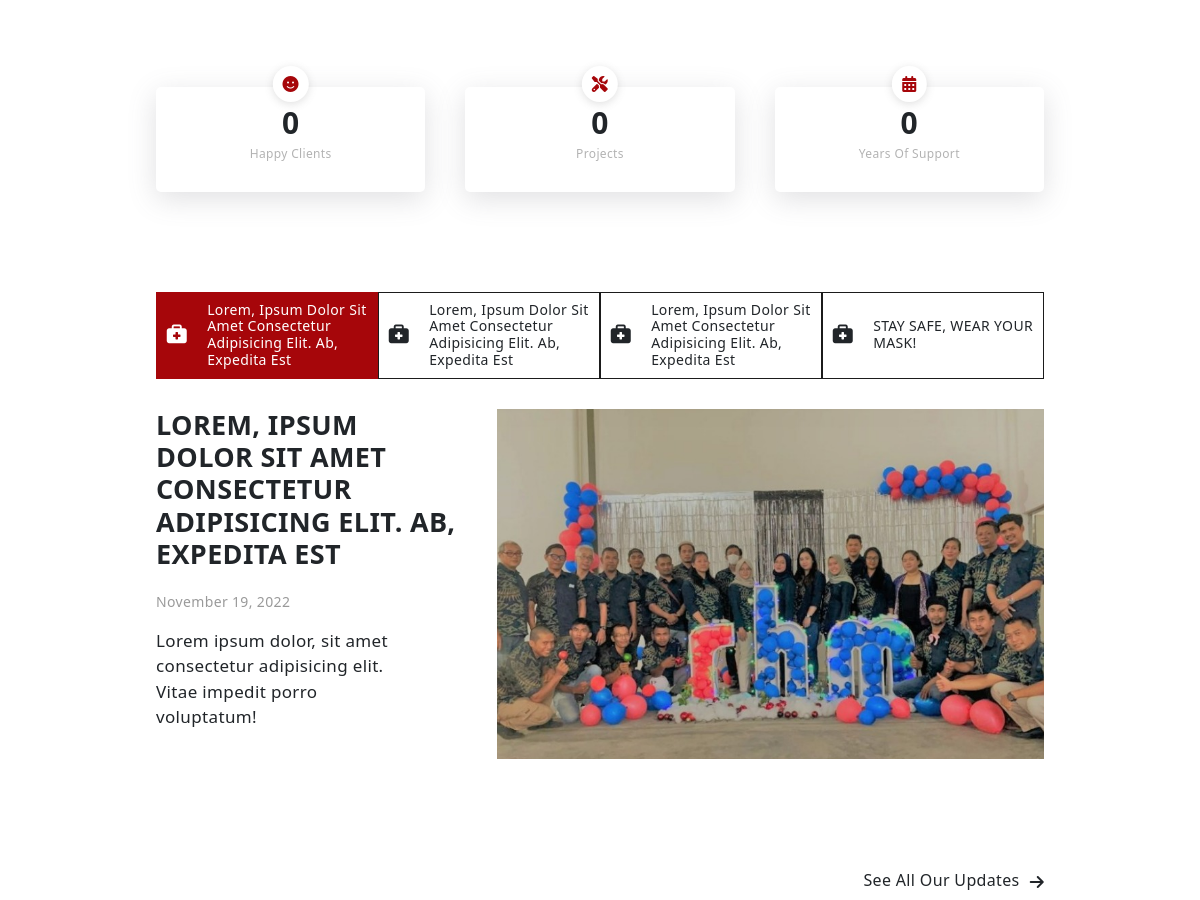
Before: / (middle part) with the older database file.
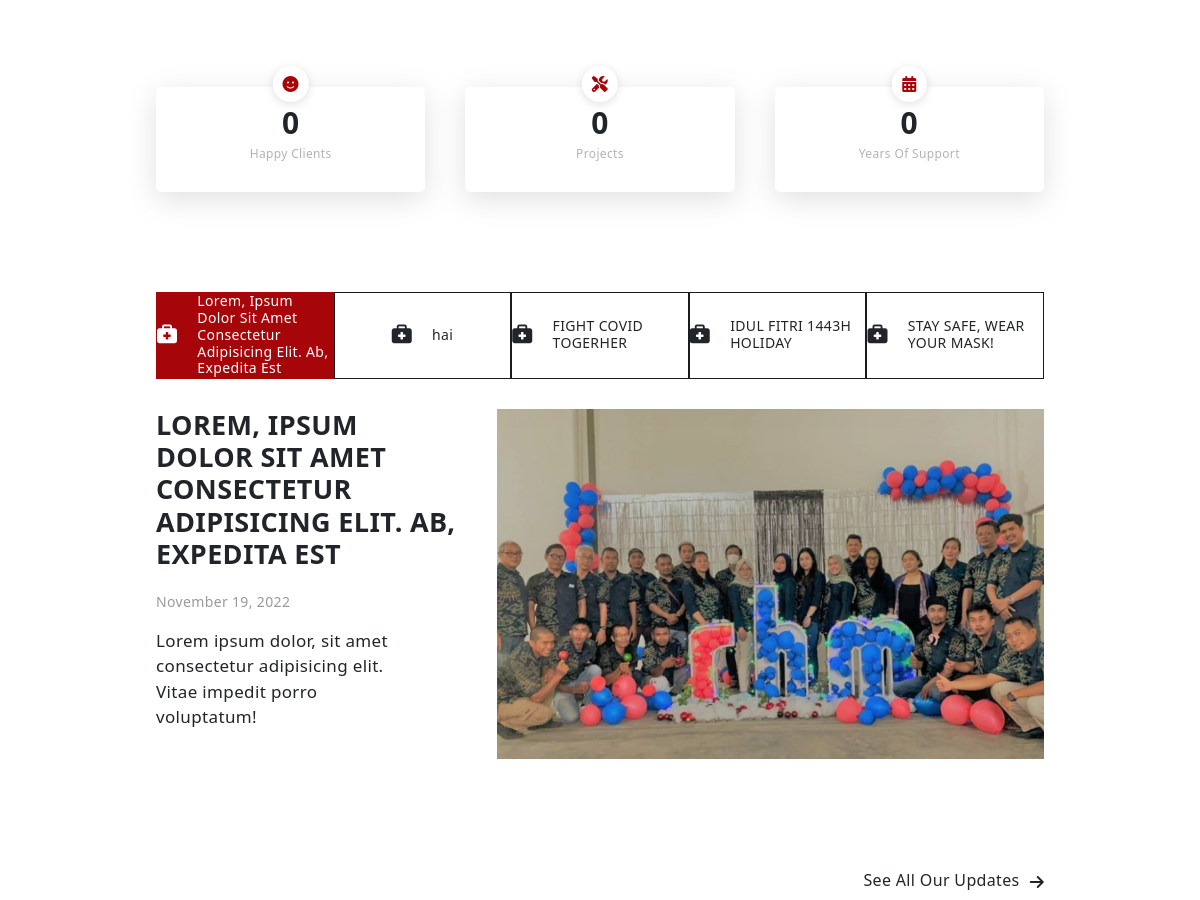
After: the same page with the newer database file.
### tables this page shows
CREATE TABLE `updates` (
  `upd_id` int(11) NOT NULL,
  `upd_title` varchar(300) NOT NULL,
  `upd_sub` text NOT NULL,
  `adm_name` varchar(500) NOT NULL,
  `timestamp` timestamp NOT NULL DEFAULT current_timestamp(),
  `upd_pict` text NOT NULL,
  `upd_body` text NOT NULL,
  `status` varchar(150) NOT NULL
);

### index.php (the view, shortened to what the changed rows need)
<?php
include "admin/api/connect.php";
?>
<!DOCTYPE html>
<html lang="en">
<head>
    <link rel="stylesheet" href="https://unpkg.com/swiper@8/swiper-bundle.min.css"/>
    <link href="https://cdn.jsdelivr.net/npm/bootstrap@5.2.0-beta1/dist/css/bootstrap.min.css" rel="stylesheet">
    <link rel="stylesheet" href="./style.css">
    <link rel="stylesheet" href="./style/nav.css">
    <link rel="stylesheet" href="./style/footer.css">
    <link rel="stylesheet" href="./style/copyright.css">
    <link rel="stylesheet" href="./style/arrow.css">
    <link rel="stylesheet" href="./style/home/home.css">
    <link rel="stylesheet" href="./style/home/client.css">
    <link rel="stylesheet" href="./style/home/about.css">
    <link rel="stylesheet" href="./style/home/field.css">
    <link rel="stylesheet" href="./style/home/why.css">
    <link rel="stylesheet" href="./style/home/update.css">
    <link rel="stylesheet" href="./style/home/team.css">
    <link rel="stylesheet" href="./style/home/blog.css">
    <link rel="stylesheet" href="./style/home/testimonials.css">
    <link rel="stylesheet" href="./style/home/faq.css">
    <link rel="stylesheet" href="./style/home/modal.css">
</head>
<body>
    <section class="update-section section-extra" id="update">
        <div class="container-fluid">
            <div class="company-updates">
                <div class="company-updates-navigation">
                    <?php
                        $i = 0;
                        $stmt = $conn->prepare("SELECT * FROM updates where status = 'featured'");
                        $stmt->execute();
                        while($row = $stmt->fetch()):
                    ?>
                    <div class="navigation-item
                            <?php
                                if($i == 0){
                                    echo ' 0 active';
                                }else{
                                    echo $i;
                                }
                            ?>
                    ">
                        <i class="fa-solid fa-briefcase-medical"></i>
                        <h2 class="sub-heading"><?= $row['upd_title'] ?></h2>
                    </div>
                    <?php $i++;endwhile; ?>
                </div>
                <div class="company-updates-content">
                    <?php
                          $j = 0;
                          $stmt = $conn->prepare("SELECT * FROM updates where status = 'featured'");
                          $stmt->execute();
                          while($row = $stmt->fetch()):
                            $j++;
                    ?>
                    <div class="content-panel <?php if($j == 1){echo 'active';} ?>" onclick="window.location.href='single/update.php?id=<?= $row['upd_id'] ?>'">
                        <div class="content-description">
                            <h1 class="content-title heading"><?= $row['upd_title'] ?></h1>
                            <p class="date">
                                <?php
                                $timeStamp = $row['timestamp'];
                                $timeStamp = date( "F d, Y", strtotime($timeStamp));
                                echo $timeStamp;
                                ?>
                            </p>
                            <div class="content-paragraph paragraph">
                                    <?= $row['upd_sub'] ?><br>
                            </div>
                        </div>
                        <div class="content-image">
                            <img src="<?= $row['upd_pict'] ?>" alt="">
                        </div>
                    </div>
                    <?php endwhile; ?>
            </div>
        </div>
    </section>
</body>
</html>

Changed rows visible on the page:
changed updates: upd_title "Lorem, Ipsum Dolor Sit Amet Consectetur Adipisicing Elit. Ab, Expedita Est" → "hai"
now on this page (row edited): updates: upd_title "FIGHT COVID TOGERHER"
changed updates: upd_title "Lorem, Ipsum Dolor Sit Amet Consectetur Adipisicing Elit. Ab, Expedita Est" → "IDUL FITRI 1443H HOLIDAY"
